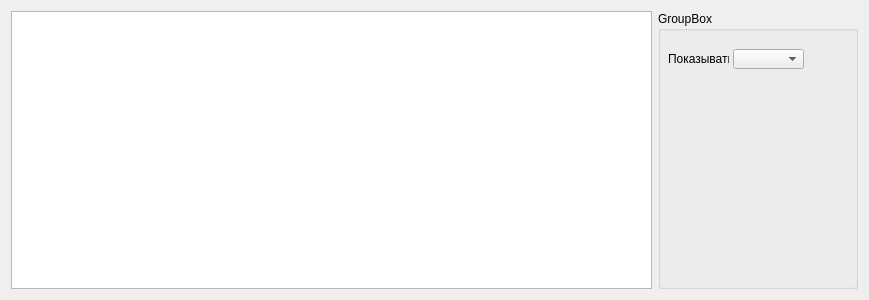
<?xml version="1.0" encoding="UTF-8"?>
<ui version="4.0">
 <class>DialogDbProducts</class>
 <widget class="QDialog" name="DialogDbProducts">
  <property name="geometry">
   <rect>
    <x>0</x>
    <y>0</y>
    <width>869</width>
    <height>300</height>
   </rect>
  </property>
  <property name="windowTitle">
   <string>Dialog</string>
  </property>
  <layout class="QHBoxLayout" name="horizontalLayout">
   <item>
    <widget class="QTableView" name="tableViewData"/>
   </item>
   <item>
    <widget class="QGroupBox" name="groupBox">
     <property name="minimumSize">
      <size>
       <width>200</width>
       <height>0</height>
      </size>
     </property>
     <property name="title">
      <string>GroupBox</string>
     </property>
     <widget class="QComboBox" name="comboBoxViewMode">
      <property name="geometry">
       <rect>
        <x>75</x>
        <y>38</y>
        <width>71</width>
        <height>20</height>
       </rect>
      </property>
     </widget>
     <widget class="QLabel" name="labelDescViewMode">
      <property name="geometry">
       <rect>
        <x>10</x>
        <y>40</y>
        <width>61</width>
        <height>16</height>
       </rect>
      </property>
      <property name="text">
       <string>Показывать</string>
      </property>
     </widget>
    </widget>
   </item>
  </layout>
 </widget>
 <resources/>
 <connections/>
</ui>
